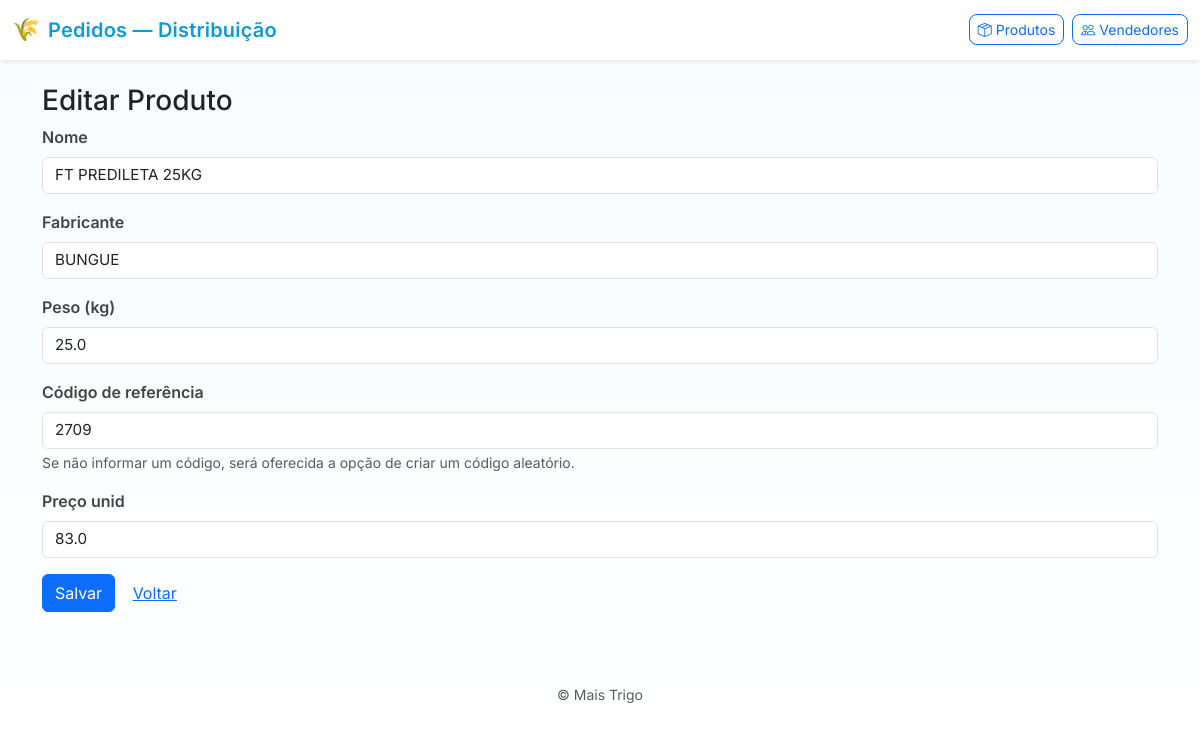
Page /products/8/edit on the earlier database version.
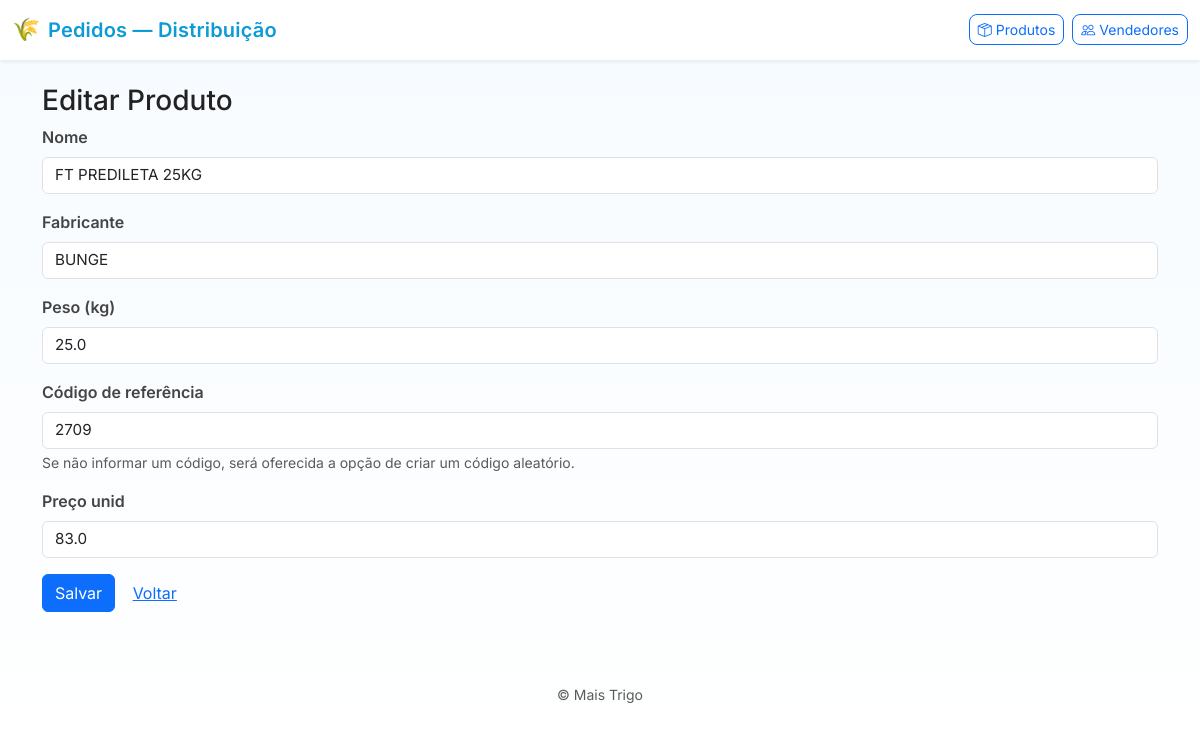
Same page on the later database version.
### app/models.py (models this page shows)
class Product(db.Model):
    id = db.Column(db.Integer, primary_key=True)
    name = db.Column(db.String(200), nullable=False)
    manufacturer = db.Column(db.String(200))
    sku = db.Column(db.String(100), unique=True)
    unit_price = db.Column(db.Float, default=0.0)
    weight = db.Column(db.Float, default=0.0)

### app/routes.py (the view, shortened to what this page needs)
@bp.route('/products/<int:product_id>/edit', methods=['GET', 'POST'])
def edit_product(product_id):
    product = Product.query.get_or_404(product_id)
    return render_template('product_form.html', product=product)

### app/templates/product_form.html (shortened to what this page needs)
{% extends 'layout.html' %}
{% block content %}
  <h3>{{ 'Editar Produto' if product else 'Novo Produto' }}</h3>
  <form method="post" id="product-form" action="{{ url_for('main.edit_product', product_id=product.id) if product else url_for('main.new_product') }}">
    <div class="mb-3">
      <label class="form-label">Nome</label>
      <input class="form-control" name="name" required value="{{ product.name if product else (form.get('name') if form else '') }}">
    </div>
    <div class="mb-3">
      <label class="form-label">Fabricante</label>
      <input class="form-control" name="manufacturer" placeholder="Fabricante (opcional)" value="{{ product.manufacturer if product else (form.get('manufacturer') if form else '') }}">
    </div>
    <div class="mb-3">
      <label class="form-label">Peso (kg)</label>
      <input class="form-control" name="weight" type="number" step="0.001" min="0" value="{{ product.weight if product else (form.get('weight') if form else '') }}">
    </div>
    <div class="mb-3">
      <label class="form-label">Código de referência</label>
      <input class="form-control" name="sku" placeholder="Código de referência (pode deixar em branco)" value="{{ product.sku if product else (form.get('sku') if form else '') }}">
      <div class="form-text">Se não informar um código, será oferecida a opção de criar um código aleatório.</div>
    </div>
    <div class="mb-3">
      <label class="form-label">Preço unid</label>
      <input class="form-control" name="unit_price" type="number" step="0.01" min="0" value="{{ product.unit_price if product else (form.get('unit_price') if form else '') }}">
    </div>
    <button class="btn btn-primary" type="submit">Salvar</button>
    <a class="btn btn-link" href="{{ url_for('main.products') }}">Voltar</a>
  </form>
{% endblock %}

Differences in the rows shown:
changed Product "FT PREDILETA 25KG": manufacturer "BUNGUE" → "BUNGE"
